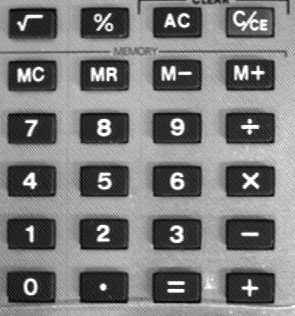
#> input picture figures/keyb.tif, 295 x 316 px
$ jupyter execute convteo.ipynb   (shell and % lines are left out)
#> lines starting #> are read from the running program, lines starting #| are printed output that depends on the picture
# Demonstration of Convolution Theorem

Illustrate the discrete convolution theorem.

F indicates Fourier transform operator and F{f} and F{g} are the fourier transform of "f" and "g" so we have:

$$ F\left \{ f * g \right \} = F\left \{ f \right \} \cdot F\left \{ g \right \} $$

$$ F(f\cdot g) = F\left \{  f \right \} * F\left \{  g \right \} $$

## Importing

[cell 1]
import numpy as np
import matplotlib.image as mpimg
import matplotlib.pyplot as plt

import sys,os

from numpy.fft import fft2
from numpy.fft import ifft2

## Numeric sample

[cell 2]
fr = np.linspace(-1,1,6)
f  = np.array([fr,2*fr,fr,fr])
print(f)

[cell 3]
hh = np.array([-1,0,+1])
h = np.array([hh,2*hh,hh])
print(h)

[cell 4]
def pconv(f,h):
    import numpy as np

    h_ind=np.nonzero(h)
    f_ind=np.nonzero(f)
    if len(h_ind[0])>len(f_ind[0]):
        h,    f    = f,    h
        h_ind,f_ind= f_ind,h_ind

    gs = np.maximum(np.array(f.shape),np.array(h.shape))
    if (f.dtype == 'complex') or (h.dtype == 'complex'):
        g = np.zeros(gs,dtype='complex')
    else:
        g = np.zeros(gs)

    f1 = g.copy()
    f1[f_ind]=f[f_ind]

    if f.ndim == 1:
        (W,) = gs
        col = np.arange(W)
        for cc in h_ind[0]:
            g[:] += f1[(col-cc)%W] * h[cc]

    elif f.ndim == 2:
        H,W = gs
        row,col = np.indices(gs)
        for rr,cc in np.transpose(h_ind):
            g[:] += f1[(row-rr)%H, (col-cc)%W] * h[rr,cc]

    else:
        Z,H,W = gs
        d,row,col = np.indices(gs)
        for dd,rr,cc in np.transpose(h_ind):
            g[:] += f1[(d-dd)%Z, (row-rr)%H, (col-cc)%W] * h[dd,rr,cc]
    return g

[cell 5]
g = pconv(f,h)
print(g)

## See that f and h are periodic images and the period is (H,W) that is the shape of f.

At the following code, the F and H need to be the same shape

[cell 6]
#let h (3,3) with same shape of f (4,6)

aux = np.zeros(f.shape)
r,c = h.shape
aux[:r,:c] = h

F = fft2(f)
H = fft2(aux)

G = F * H

gg = ifft2(G)

print("Result gg: \n",np.around(gg))

### gg and g need to be equal:

[cell 7]
print('The discrete convolution theorem worked?', np.allclose(gg.real,g))

## Using an image to illustrate the discrete convolution theorem

See the original image (keyb,tif) and h

[cell 8]
f = mpimg.imread('../../figures/keyb.tif')
#> f is the input picture: shape (316, 295); min 0, max 255, mean 123.3
plt.imshow(f,cmap='gray');
plt.title('Original')
plt.colorbar()
plt.show()
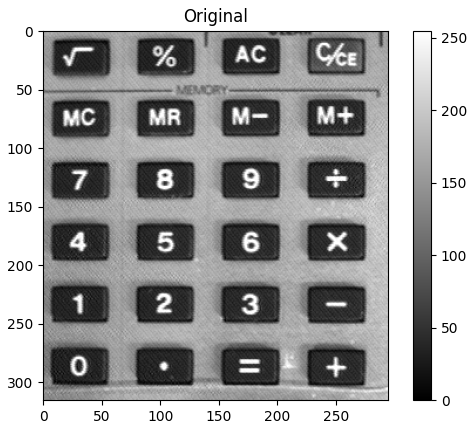
#> figure drawn by matplotlib, 2 panels

[cell 9]
hh = np.array([-1,0,+1])
h = np.array([hh,2*hh,hh])
print(h)

[cell 10]
def ptrans(f,t):
    import numpy as np
    g = np.empty_like(f)
    if f.ndim == 1:
      W = f.shape[0]
      col = np.arange(W)
      g = f[(col-t)%W]
    elif f.ndim == 2:
      H,W = f.shape
      rr,cc = t
      row,col = np.indices(f.shape)
      g = f[(row-rr)%H, (col-cc)%W]
    elif f.ndim == 3:
      Z,H,W = f.shape
      zz,rr,cc = t
      z,row,col = np.indices(f.shape)
      g = f[(z-zz)%Z, (row-rr)%H, (col-cc)%W]
    return g

## Convolution in frequency domain:

[cell 11]
aux = np.zeros(f.shape)
r,c = h.shape
aux[:r,:c] = h

F = fft2(f)
H = fft2(aux)

x,y = f.shape
#> x = 316; y = 295
plt.figure(1)
plt.imshow(np.log(np.abs(ptrans(F,(x//2,y//2))+1)),cmap='gray')
plt.title('DFT of f')
plt.colorbar()

plt.figure(2)
plt.imshow(np.log(np.abs(ptrans(H,(x//2,y//2))+1)),cmap='gray')
plt.title('DFT of h')
plt.colorbar()


G = F * H

plt.figure(3)
plt.imshow(np.log(np.abs(ptrans(G,(x//2,y//2))+1)),cmap='gray')
plt.title('F * H')
plt.colorbar()

gg = ifft2(G)

plt.figure(4)
plt.imshow(gg.real.astype(np.float16),cmap='gray');
plt.title('Convolution in frequency domain')
plt.colorbar()
plt.show()
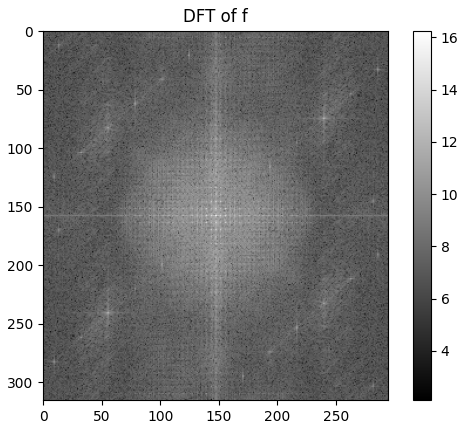
#> figure drawn by matplotlib, 2 panels
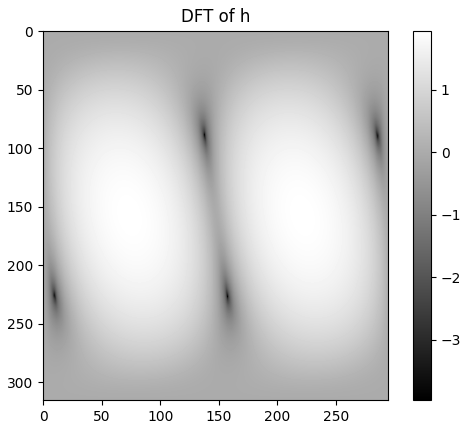
#> figure drawn by matplotlib, 2 panels
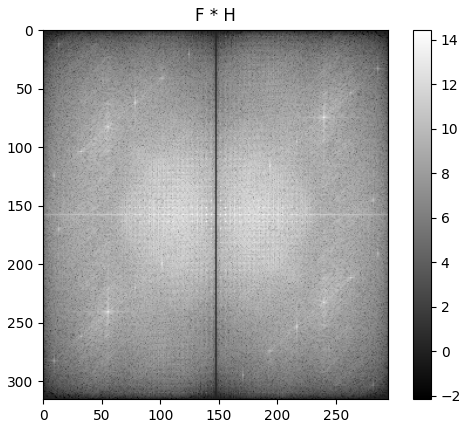
#> figure drawn by matplotlib, 2 panels
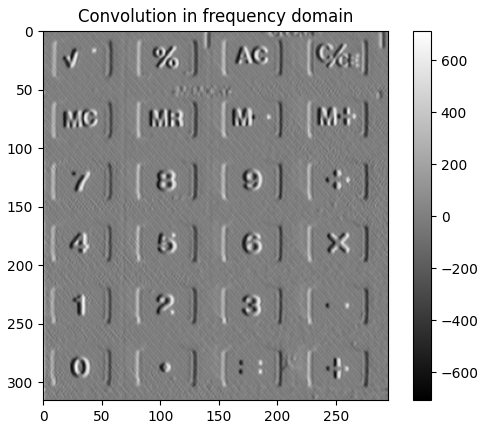
#> figure drawn by matplotlib, 2 panels

## Convolution in space domain

[cell 12]
g = pconv(f,h)
#> in pconv (call 2), `f_ind=np.nonzero(f)`: f_ind = 93181 positions, rows 0 to 315, columns 0 to 294
#> after the loop in pconv (call 2), `for rr,cc in np.transpose(h_ind):`:
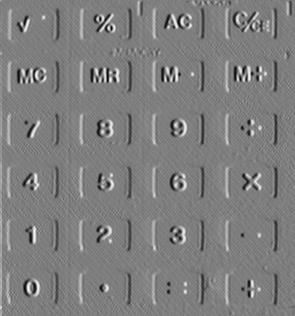
#> g: shape (316, 295) float64; min -707, max 715, mean 0; drawn with min black and max white

plt.imshow(g.real.astype(np.float16),cmap='gray');
plt.title('Convolution in space domain')
plt.colorbar()
plt.show()

The convolution in frequency domain and space domain need to be equals

[cell 13]
print('The discrete convolution theorem worked?', np.allclose(gg.real,g))
#| The discrete convolution theorem worked? True

$ run again, with figures/astablet.tif copied over figures/keyb.tif
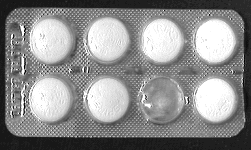
#> input picture figures/astablet.tif, 251 x 150 px
#> f is the input picture: shape (150, 251); min 0, max 255, mean 140
#> `plt.show()`:
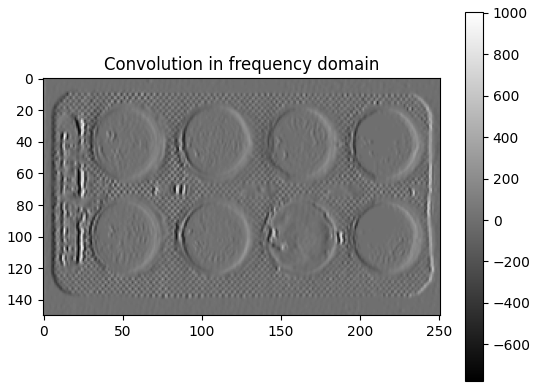
#> figure drawn by matplotlib, 2 panels
#> f_ind = 37625 positions, rows 0 to 149, columns 0 to 250
#> after the loop in pconv (call 2), `for rr,cc in np.transpose(h_ind):`:
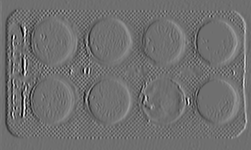
#> g: shape (150, 251) float64; min -778, max 1006, mean 0; drawn with min black and max white
#| The discrete convolution theorem worked? True
